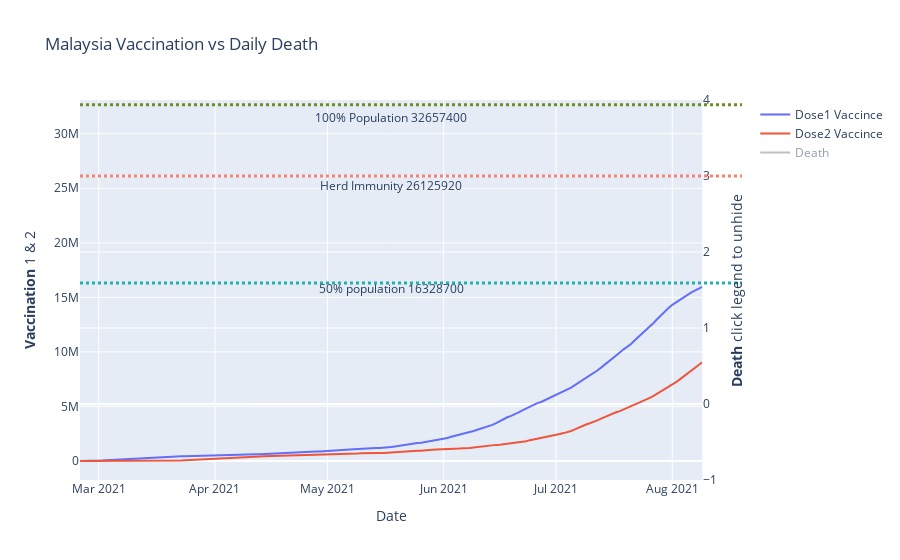

Source (notebook cell):
### Code cell
fig_mas = make_subplots(specs=[[{"secondary_y": True}]])

# Add Dose 1 Vaccice traces
fig_mas.add_trace(
    go.Scatter(x=df_vaccmalaysia["date"], y=df_vaccmalaysia["dose1_cumul"], name="Dose1 Vaccince"),
    secondary_y=False,
)

# Add Dose 2 Vaccice traces
fig_mas.add_trace(
    go.Scatter(x=df_vaccmalaysia["date"], y=df_vaccmalaysia["dose2_cumul"], name="Dose2 Vaccince"),
    secondary_y=False,
)

# Add 100% malaysia trace 
fig_mas.add_shape( # add a horizontal "target" line
    type="line", line_color="olivedrab", line_width=3, opacity=1, line_dash="dot",
    x0=0, x1=1, xref="paper", y0=pop_malaysia, y1=pop_malaysia, yref="y",
    secondary_y=False,
)

fig_mas.add_trace(go.Scatter(
    x=[df_vaccmalaysia["date"].median()],
    y=[0.96*pop_malaysia],
    text=f"100% Population {int(pop_malaysia)}",
    mode="text",
    name= "100% Population",
    showlegend=False,
))

# Add herd malaysia trace 
fig_mas.add_shape( # add a horizontal "target" line
    type="line", line_color="salmon", line_width=3, opacity=1, line_dash="dot",
    x0=0, x1=1, xref="paper", y0=herd_malaysia, y1=herd_malaysia, yref="y",
    secondary_y=False,
)

fig_mas.add_trace(go.Scatter(
    x=[df_vaccmalaysia["date"].median()],
    y=[0.96*herd_malaysia],
    text=f"Herd Immunity {int(herd_malaysia)}",
    mode="text",
    name= "Herd Immunity",
    showlegend=False,
))

# Add 50% pop Malaysia trace
fig_mas.add_shape( # add a horizontal "target" line
    type="line", line_color="LightSeaGreen", line_width=3, opacity=1, line_dash="dot",
    x0=0, x1=1, xref="paper", y0=pop_malaysia/2, y1=pop_malaysia/2, yref="y",
    secondary_y=False,
)

fig_mas.add_trace(go.Scatter(
    x=[df_vaccmalaysia["date"].median()],
    y=[0.96*pop_malaysia/2],
    text=f"50% population {int(pop_malaysia/2)}",
    mode="text",
    name= "Pop 50%",
    showlegend=False,
))

# Add death Malaysia trace at another y axis, by default is hidden
fig_mas.add_trace(
    go.Scatter(x=df_deathmalaysia["date"], y=df_deathmalaysia["deaths_new"], name="Death", line_color="grey", visible = "legendonly"), #mode='markers', marker_color="grey", visible = "legendonly"), #, line_color="grey"), 
    secondary_y=True,
)

# Add figure title
fig_mas.update_layout(
    title_text="Malaysia Vaccination vs Daily Death"
)

# Set x-axis title
fig_mas.update_xaxes(title_text="Date", 

)

# Set y-axes titles
fig_mas.update_yaxes(title_text="<b>Vaccination</b> 1 & 2", secondary_y=False)
fig_mas.update_yaxes(title_text="<b>Death</b> click legend to unhide", secondary_y=True)

# Visualize and export to HTML (if required)
fig_mas.show()
fig_mas.write_html("VaccinationvsDeath.html")

### Figure 1 — Plotly figure (JSON) as saved in the notebook; plotly's stock layout.template omitted (floating-point values rounded to 4 significant figures; data arrays with more than 128 entries replaced by an {"elided": "..."} marker saying what was removed)
{"data": [{"name": "Dose1 Vaccince", "type": "scatter", "x": {"elided": "167 str values"}, "xaxis": "x", "y": {"elided": "167 int values"}, "yaxis": "y"}, {"name": "Dose2 Vaccince", "type": "scatter", "x": {"elided": "167 str values"}, "xaxis": "x", "y": {"elided": "167 int values"}, "yaxis": "y"}, {"mode": "text", "name": "100% Population", "showlegend": false, "text": "100% Population 32657400", "type": "scatter", "x": ["2021-05-18T00:00:00"], "y": [31351104]}, {"mode": "text", "name": "Herd Immunity", "showlegend": false, "text": "Herd Immunity 26125920", "type": "scatter", "x": ["2021-05-18T00:00:00"], "y": [25080000.0]}, {"mode": "text", "name": "Pop 50%", "showlegend": false, "text": "50% population 16328700", "type": "scatter", "x": ["2021-05-18T00:00:00"], "y": [15675552]}, {"line": {"color": "grey"}, "name": "Death", "type": "scatter", "visible": "legendonly", "x": {"elided": "511 str values"}, "xaxis": "x", "y": {"elided": "511 int values"}, "yaxis": "y2"}], "layout": {"shapes": [{"line": {"color": "olivedrab", "dash": "dot", "width": 3}, "opacity": 1, "type": "line", "x0": 0, "x1": 1, "xref": "paper", "y0": 32657400, "y1": 32657400, "yref": "y"}, {"line": {"color": "salmon", "dash": "dot", "width": 3}, "opacity": 1, "type": "line", "x0": 0, "x1": 1, "xref": "paper", "y0": 26125920, "y1": 26125920, "yref": "y"}, {"line": {"color": "LightSeaGreen", "dash": "dot", "width": 3}, "opacity": 1, "type": "line", "x0": 0, "x1": 1, "xref": "paper", "y0": 16328700, "y1": 16328700, "yref": "y"}], "title": {"text": "Malaysia Vaccination vs Daily Death"}, "xaxis": {"anchor": "y", "domain": [0, 0.94], "title": {"text": "Date"}}, "yaxis": {"anchor": "x", "domain": [0, 1], "title": {"text": "<b>Vaccination</b> 1 & 2"}}, "yaxis2": {"anchor": "x", "overlaying": "y", "side": "right", "title": {"text": "<b>Death</b> click legend to unhide"}}}}
